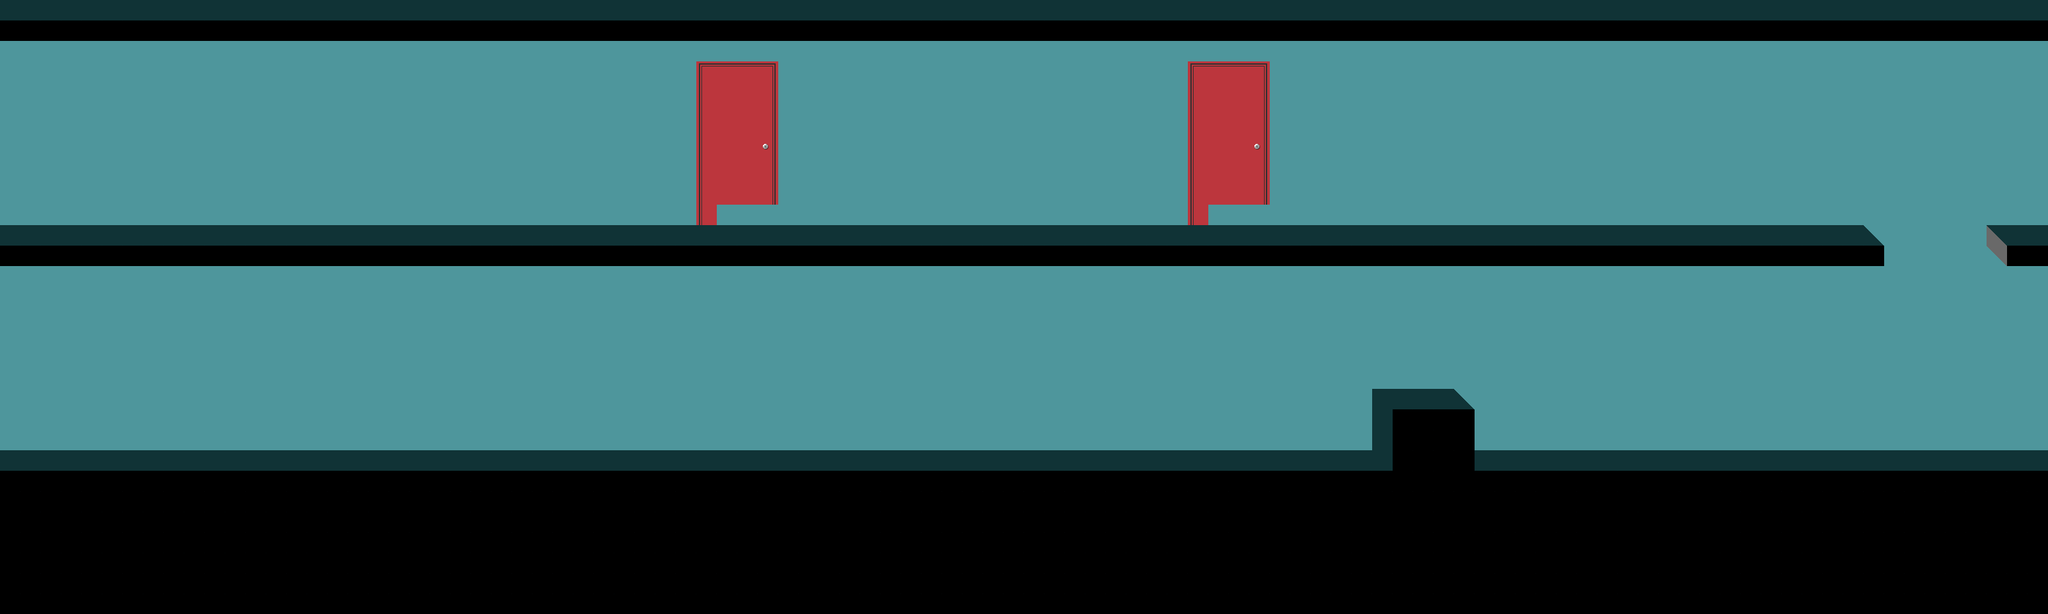

A 2D game scene composited from a Tiled map and its tileset images. What follows is a short description and the map's XML, with each tile layer's data collapsed to a summary:
An orthogonal 100x30 tile map with 32x32 px tiles, 2 tile layers (collision, base), 4 tilesets and 6 objects (3x zombie, 3x box).

<map version="1.0" orientation="orthogonal" width="100" height="30" tilewidth="32" tileheight="32">
 <tileset firstgid="1" name="environment" tilewidth="32" tileheight="32">
  <image source="../tilesets/env.png" width="256" height="32" />
 </tileset>
 <tileset firstgid="9" name="collision" tilewidth="32" tileheight="32">
  <image source="../tilesets/collision.png" width="32" height="32" />
 </tileset>
 <tileset firstgid="10" name="items" tilewidth="64" tileheight="64">
  <image source="../tilesets/items.png" width="64" height="64" />
 </tileset>
 <tileset firstgid="11" name="door" tilewidth="128" tileheight="256">
  <image source="../tilesets/door.png" width="128" height="256" />
 </tileset>
 <layer name="collision" width="100" height="30">
  <data>[3000 cells, 294 non-empty, 1 distinct tile ids]</data>
 </layer>
 <layer name="base" width="100" height="30">
  <data>[3000 cells, 3000 non-empty, 7 distinct tile ids]</data>
 </layer>
 <objectgroup name="objects" width="100" height="30">
  <object name="zombie01" type="zombie" x="865" y="91" width="27" height="12" />
  <object name="zombie01" type="zombie" x="1589" y="108" width="27" height="12" />
  <object name="zombie01" type="zombie" x="414" y="95" width="27" height="12" />
  <object type="box" x="2580" y="251" width="96" height="96" />
  <object type="box" x="2687" y="143" width="96" height="96" />
  <object type="box" x="2688" y="251" width="96" height="96" />
 </objectgroup>
</map>
